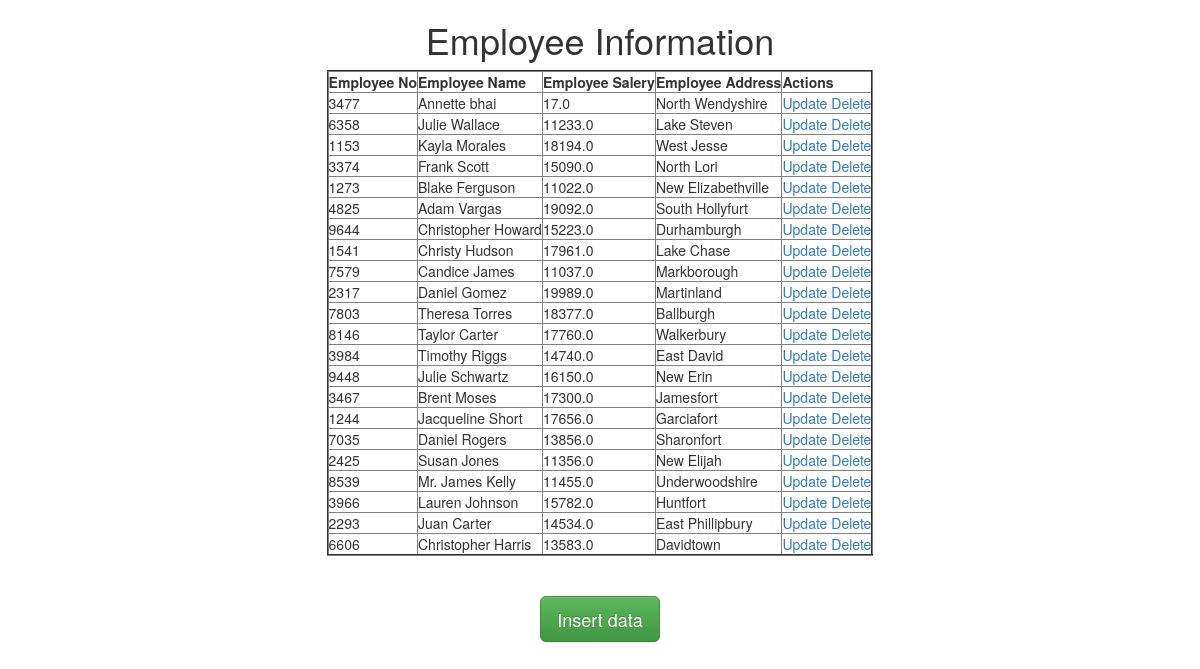
The page / on the database its author committed.
### testapp/models.py (models this page shows)
class Employee(models.Model):
    eno=models.IntegerField()
    ename=models.CharField(max_length=50)
    esal=models.FloatField()
    eaddr=models.CharField(max_length=250)

### testapp/views.py (the view)
# urls.py: path('', views.retrive_view),
def retrive_view(request):
    employees=Employee.objects.all()
    return render(request,'testapp/index.html',{'employees':employees})

### templates/testapp/index.html
<!DOCTYPE html>
{% extends 'testapp/base.html'%}
{% block body_block%}
<h1>Employee Information</h1>
<table border="2">
  <thead>
    <th>Employee No</th>
    <th>Employee Name</th>
    <th>Employee Salery</th>
    <th>Employee Address</th>
    <th>Actions</th>
  </thead>
{% for emp in employees%}
<tr>
  <td>{{emp.eno}}</td>
  <td>{{emp.ename}}</td>
  <td>{{emp.esal}}</td>
  <td>{{emp.eaddr}}</td>
  <td><a href="/update/{{emp.id}}">Update</a> <a href="/delete/{{emp.id}}">Delete</a> </td>
</tr>
{%endfor%}
</table><br><br>
<a href="/create" class="btn btn-success btn-lg">Insert data</a>
{%endblock%}

### templates/testapp/base.html (shortened to what this page needs)
<!DOCTYPE html>
<html lang="en" dir="ltr">
  <head>
<link rel="stylesheet" href="https://stackpath.bootstrapcdn.com/bootstrap/3.4.1/css/bootstrap.min.css"
>
<link rel="stylesheet" href="https://stackpath.bootstrapcdn.com/bootstrap/3.4.1/css/bootstrap-theme.min.css"
>
  </head>
  <body>
    <div class="container" align='center'>
      {% block body_block%}
      {%endblock%}
    </div>
  </body>
</html>

### rows shown on the page
Employee: eno "3477", ename "Annette bhai", esal "17.0", eaddr "North Wendyshire"
Employee: eno "6358", ename "Julie Wallace", esal "11233.0", eaddr "Lake Steven"
Employee: eno "1153", ename "Kayla Morales", esal "18194.0", eaddr "West Jesse"
Employee: eno "3374", ename "Frank Scott", esal "15090.0", eaddr "North Lori"
Employee: eno "1273", ename "Blake Ferguson", esal "11022.0", eaddr "New Elizabethville"
Employee: eno "4825", ename "Adam Vargas", esal "19092.0", eaddr "South Hollyfurt"
Employee: eno "9644", ename "Christopher Howard", esal "15223.0", eaddr "Durhamburgh"
Employee: eno "1541", ename "Christy Hudson", esal "17961.0", eaddr "Lake Chase"
Employee: eno "7579", ename "Candice James", esal "11037.0", eaddr "Markborough"
Employee: eno "2317", ename "Daniel Gomez", esal "19989.0", eaddr "Martinland"
Employee: eno "7803", ename "Theresa Torres", esal "18377.0", eaddr "Ballburgh"
Employee: eno "8146", ename "Taylor Carter", esal "17760.0", eaddr "Walkerbury"
Employee: eno "3984", ename "Timothy Riggs", esal "14740.0", eaddr "East David"
Employee: eno "9448", ename "Julie Schwartz", esal "16150.0", eaddr "New Erin"
Employee: eno "3467", ename "Brent Moses", esal "17300.0", eaddr "Jamesfort"
Employee: eno "1244", ename "Jacqueline Short", esal "17656.0", eaddr "Garciafort"
Employee: eno "7035", ename "Daniel Rogers", esal "13856.0", eaddr "Sharonfort"
Employee: eno "2425", ename "Susan Jones", esal "11356.0", eaddr "New Elijah"
Employee: eno "8539", ename "Mr. James Kelly", esal "11455.0", eaddr "Underwoodshire"
Employee: eno "3966", ename "Lauren Johnson", esal "15782.0", eaddr "Huntfort"
Employee: eno "2293", ename "Juan Carter", esal "14534.0", eaddr "East Phillipbury"
Employee: eno "6606", ename "Christopher Harris", esal "13583.0", eaddr "Davidtown"
